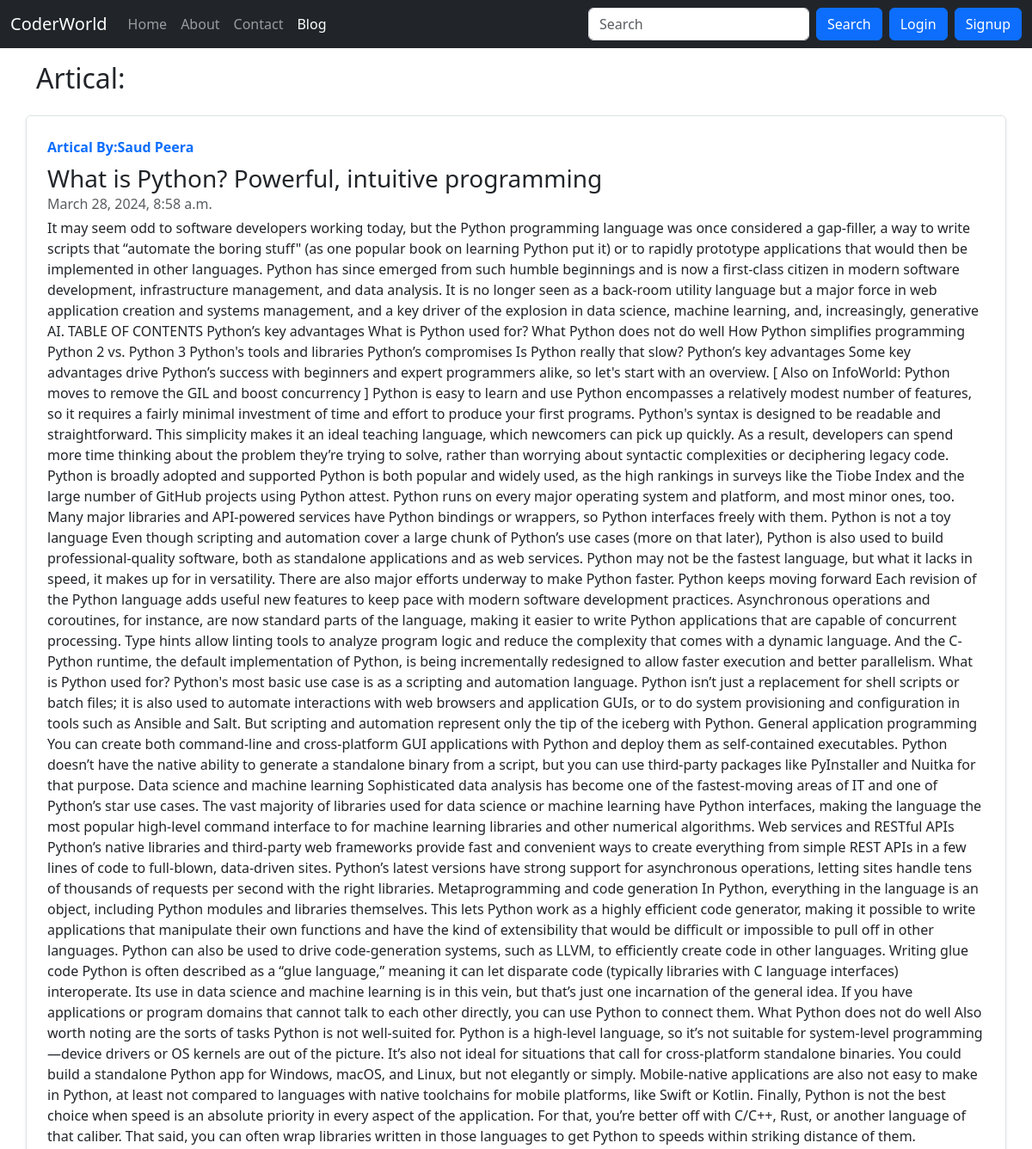
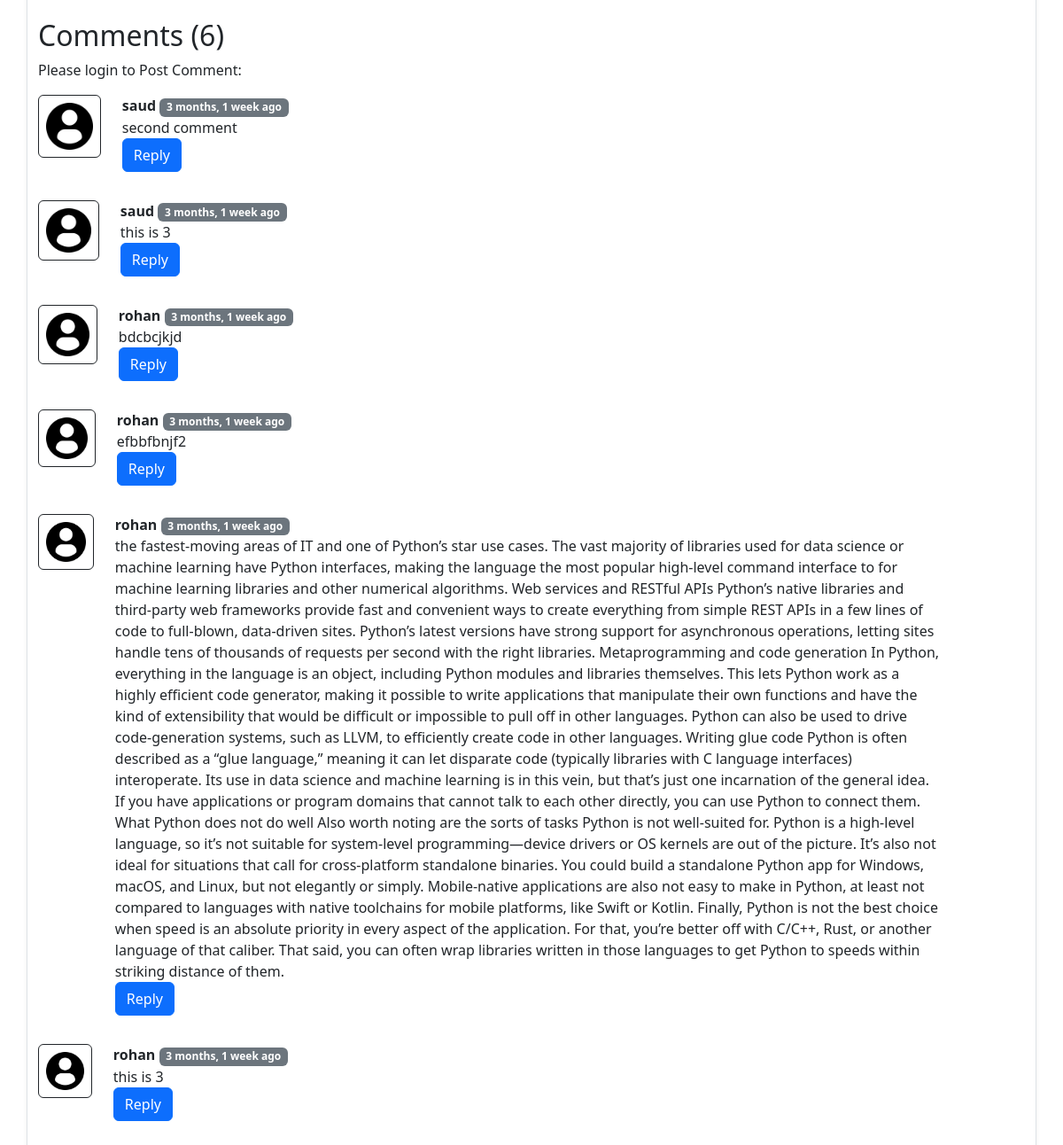
Screenshot of /blog/First-Post with the database file from the repository (2 pictures, top to bottom).
### blog/models.py (models this page shows, shortened)
class Post(models.Model):
    sno = models.AutoField(primary_key=True)
    Title= models.CharField(max_length=255)
    content= models.TextField()
    author=models.CharField(max_length=20)
    slug=models.CharField(max_length=130)
    timeStamp=models.DateTimeField(blank=True)

class BlogComment(models.Model):
    sno = models.AutoField(primary_key=True)
    comment= models.TextField()
    user=models.ForeignKey(User, on_delete=models.CASCADE)
    post=models.ForeignKey(Post, on_delete=models.CASCADE)
    parent = models.ForeignKey('self', on_delete=models.CASCADE, null=True)
    timeStamp=models.DateTimeField(default=now)

### blog/views.py (the view)
# urls.py: path('<str:slug>',views.blogpost,name='blogpost'),
def blogpost(request,slug):
    post=Post.objects.filter(slug=slug).first()
    comments = BlogComment.objects.filter(post=post)
    print(request.user)
    context={"post":post, 'comments':comments,'user':request.user}
    return render(request,'blog/blogpost.html',context)

### templates/blog/blogpost.html (shortened to what this page needs)
{% extends "base.html" %}
{% load humanize %}
{% block blogactive %} active {% endblock blogactive %}
{% block body %}
<div class="container my-3">
    <h2>Artical:</h2>
    <div class="row no-gutters border rounded overflow-hidden flex-md-row my-4 shadow-sm h-md-250 position-relative">
        <div class="col p-4 d-flex flex-column position-static">
            <strong class="d-inline-block mb-2 text-primary">Artical By:{{post.author}}</strong>
            <h3 class="mb-0">{{post.Title}}</h3>
            <div class="mb-1 text-muted">{{post.timeStamp}}</div>
            <p class="card-text mb-auto">{{post.content}}</p>
    </div>
    <div class="container">
        <h2>Comments ({{comments.count}})</h2>
        <div class="my-2">
            {% if user.is_authenticated %}
            <form action="/blog/postcomment" method="post">
                {% csrf_token %}
                <div class="mb-3">
                    <label for="exampleInputEmail1" class="form-label">Post Comment</label>
                    <input type="text" class="form-control" name="comment" placeholder="Enter comment here">
                </div>
                <input type="hidden" name="postsno" value="{{post.sno}}" >
                <button type="submit" class="btn btn-primary">Submit</button>
            </form>
            {% else %}
            <p>Please login to Post Comment: </p>
            {% endif %}
        </div>
        {% for comment in comments %}
        <div class="row my-3">
            <div class="col-md-1 ">
            <img class="rounded mx-auto d-block w-100 p-2 border border-dark" src="/static/images/user.png" alt="user"></div>
            <div class="col-md-11">
                <b>{{comment.user.username}} </b> <span class="badge text-bg-secondary"> {{comment.timeStamp | naturaltime }}</span>
                <div>{{comment.comment}}</div>
                <p class="d-inline-flex gap-1">
                  <button class="btn btn-primary" type="button" data-bs-toggle="collapse" data-bs-target="#collapseExample" aria-expanded="false" aria-controls="collapseExample">
                    Reply
                  </button>
                </p>
        </div>
        {% endfor %}
    </div>
{% endblock body %}

### templates/base.html (shortened to what this page needs)
<!doctype html>
<html lang="en">
<head>
  <link href="https://cdn.jsdelivr.net/npm/bootstrap@5.3.3/dist/css/bootstrap.min.css" rel="stylesheet"
>
</head>
<body>
  <nav class="navbar navbar-expand-lg navbar-dark bg-dark">
    <div class="container-fluid">
      <a class="navbar-brand" href="/">CoderWorld</a>
      <div class="collapse navbar-collapse" id="navbarSupportedContent">
        <ul class="navbar-nav me-auto mb-2 mb-lg-0">
          <li class="nav-item ">
            <a class="nav-link {% block homeactive %} {% endblock homeactive %}" aria-current="page" href="/">Home</a>
          </li>
          <li class="nav-item ">
            <a class="nav-link {% block aboutactive %} {% endblock aboutactive %}" href="/about">About</a>
          </li>
          <li class="nav-item ">
            <a class="nav-link {% block contactactive %} {% endblock contactactive %}" href="/contact">Contact</a>
          </li>
          <li class="nav-item ">
            <a class="nav-link {% block blogactive %} {% endblock blogactive %}" href="/blog">Blog</a>
          </li>
        </ul>
        <form method="get" action="/Search" class="d-flex" role="search">
          <input class="form-control me-2" type="search" placeholder="Search" aria-label="Search" name="querry"
            id="querry">
          <button class="btn btn-primary" type="Search">Search</button>
        </form>
        {% if user.is_authenticated %}
        <ul class="navbar-nav ml-auto mr-2 ">
          <li class="nav-item dropdown">
            <a class="nav-link dropdown-toggle" href="#" role="button" data-bs-toggle="dropdown" aria-expanded="false">
              Welcome {{request.user}}
            </a>
            <ul class="dropdown-menu">
              <li><a class="dropdown-item" href="/Logout">Logout</a></li>
            </ul>
          </li>
        </ul>
        {% else %}
         <button type="button" class="btn btn-primary mx-2" data-bs-toggle="modal" data-bs-target="#loginmodal">
          Login
        </button>
        <button type="button" class="btn btn-primary mr-2" data-bs-toggle="modal" data-bs-target="#signupmodal">
          Signup
        </button>
        {% endif %}
      </div>
    </div>
  </nav>
  {% block body %}
  {% endblock body %}
</body>
</html>

### rows the page displays
Post: author "Saud Peera", Title "What is Python? Powerful, intuitive programming", timeStamp "March 28, 2024, 8:58 a.m.", content "It may seem odd to software developers working today, but the Python programming language was once considered a gap-filler, a way to write scripts that “automate the boring stuff\" (as one popular book on learning Python put it) or to rapidly prototype applications that would then be implemented in other languages. Python has since emerged from such humble beginnings and is now a first-class citizen in modern software development, infrastructure management, and data analysis. It is no longer seen as a back-room utility language but a major force in web application creation and systems management, and a key driver of the explosion in data science, machine learning, and, increasingly,…"
BlogComment: user.username "saud", timeStamp "3 months, 1 week ago", comment "second comment"
BlogComment: user.username "saud", timeStamp "3 months, 1 week ago", comment "this is 3"
BlogComment: user.username "rohan", timeStamp "3 months, 1 week ago", comment "bdcbcjkjd"
BlogComment: user.username "rohan", timeStamp "3 months, 1 week ago", comment "efbbfbnjf2"
BlogComment: user.username "rohan", timeStamp "3 months, 1 week ago", comment "the fastest-moving areas of IT and one of Python’s star use cases. The vast majority of libraries used for data science or machine learning have Python interfaces, making the language the most popular high-level command interface to for machine learning libraries and other numerical algorithms. Web services and RESTful APIs Python’s native libraries and third-party web frameworks provide fast and convenient ways to create everything from simple REST APIs in a few lines of code to full-blown, data-driven sites. Python’s latest versions have strong support for asynchronous operations, letting sites handle tens of thousands of requests per second with the right libraries. Metaprogramming and…"
BlogComment: user.username "rohan", timeStamp "3 months, 1 week ago", comment "this is 3"

### other values shown
{{ comments.count }} "6"
